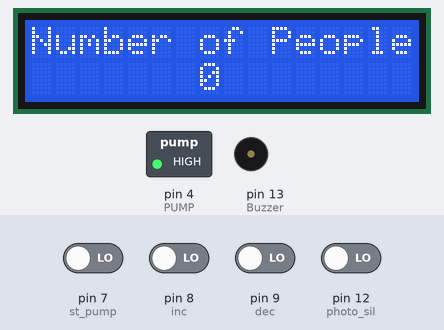
The sketch below on a simulated Arduino Uno, built with avr-gcc and run on an emulated ATmega328P. On the bench: 16×2 character LCD, switched loads named in the sketch (green lamp = pin HIGH), buzzer (waves = sounding, pin HIGH). The inputs (shaded band) are chosen by the test bench; at power-on: pin 7 (st_pump), pin 8 (inc), pin 9 (dec), pin 12 (photo_sil) LOW. What the sketch prints to the serial monitor is not drawn.

Above: at 8.3 s.
8.4 s: pin 9 (dec) driven HIGH
At 8.83 s:
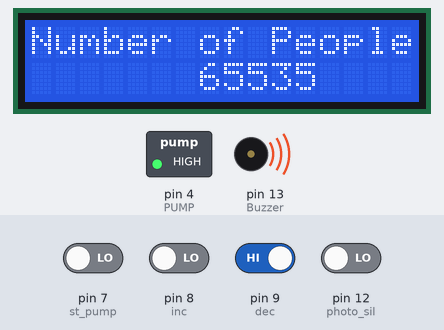
11.0 s: pin 7 (st_pump) driven HIGH
At 11.98 s:
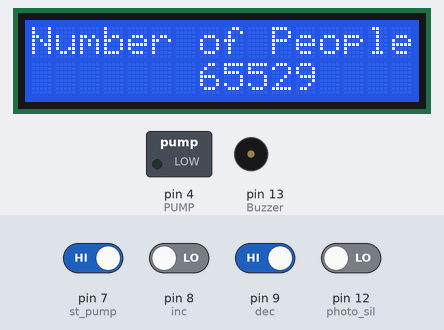
13.6 s: pin 12 (photo_sil) driven HIGH
At 14.6 s:
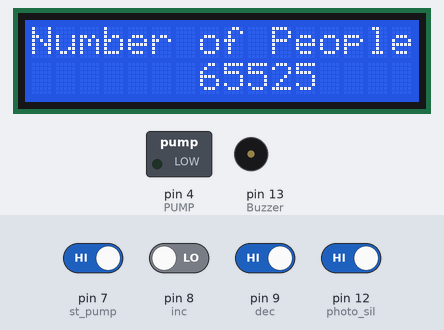
15.1 s: pin 12 (photo_sil) driven LOW
At 15.23 s:
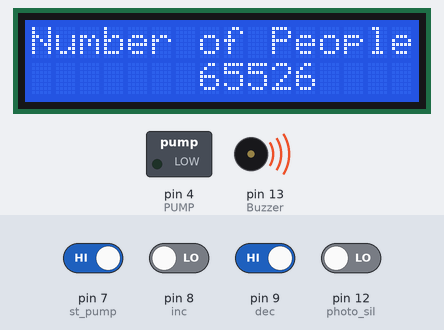
17.6 s: pin 7 (st_pump) driven LOW
At 19.27 s:
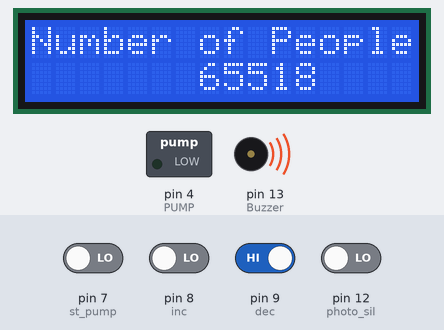
20.6 s: pin 9 (dec) driven LOW
At 21.8 s:
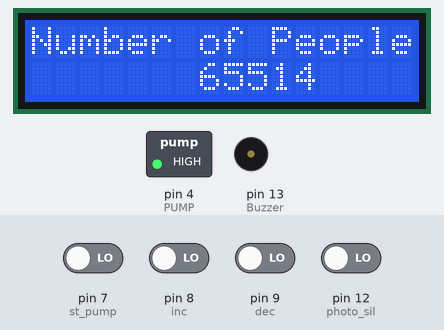
Timing chart, 0 to 23.1 s (numbered marks = the images above; inputs shaded):
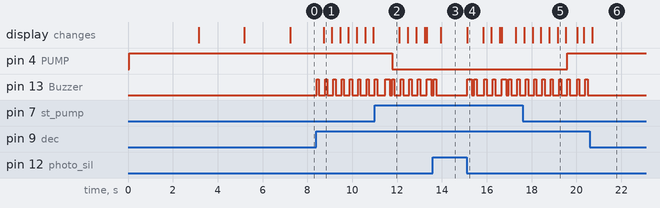

The sketch:

V5_.ino
```cpp
 #include <Wire.h>
#include <LiquidCrystal_I2C.h>
LiquidCrystal_I2C lcd(0x3F,16,2);
#define PUMP 4
#define st_pump 7
#define inc 8
#define dec 9
#define photo_sil 12
#define Buzzer 13

unsigned long time1;
int Timer_pump=0;                         //count_v1er
bool mask_autowork=false;               // Automatic Mode
bool mask_manualwork=false;             // Manual Mode
bool mask_pump=false;                     //Pump
void pump(bool st);                      //pump Fan
unsigned int count=0;                   //Timer_Counter
unsigned long time_counter;             //Counter
unsigned long time_pump=4;                //Valve1

void setup() {
  lcd.init();                     // initialize the lcd
  lcd.backlight();                // Turn On backlight LCD
  Serial.begin(9600); // Starts the serial communication
  pinMode(PUMP,OUTPUT);          // Pump
  pinMode(Buzzer,OUTPUT);        //Buzzer
  digitalWrite(PUMP,HIGH);       // Stop Pump
  pinMode(st_pump,INPUT);
  pinMode(inc,INPUT);
  pinMode(dec,INPUT);
  pinMode(photo_sil,INPUT);
            logo();
  lcd.clear();
  time_counter=millis();           //Counter
  time_pump=millis();                //Timer pump
  time1=millis();
}

void loop()
{
  lcdprob();
  lcd.setCursor(7,1);
    lcd.print(String (count));
    lcd.print("                 ");

  start();

 pump_fun();
/* if (mask_autowork=true)
  {
    pump_fun();
  }
 else
  {
    manual_operation_of_valves();
  }*/
  /*if(digitalRead(st_pump)==HIGH)
  {
    while(digitalRead(st_pump)==HIGH);
    counter();
    delay(10);
    digitalWrite(PUMP,LOW);             //Low=High                //Start
    delay(3000);
  }else
  digitalWrite(PUMP,HIGH);        //High=LOW                //Stop*/

  control_counter();

}
```

Control_Counter.ino
```cpp
void control_counter()
{
//increment
  if(digitalRead(inc)==HIGH)
  {
    delay(10);
    digitalWrite(Buzzer, HIGH);
    delay (100);
    digitalWrite(Buzzer, LOW);
    delay (100);
    count++;
    delay (100);
  }

//Decrement
  if(digitalRead(dec)==HIGH)
  {
    delay(10);
    digitalWrite(Buzzer, HIGH);
    delay (100);
    digitalWrite(Buzzer, LOW);
    delay (100);
    count--;
    delay (100);
  }
}
```

Counter.ino
```cpp
void counter()
{
  if(millis()-time_counter>=1500)
   {
    time_counter=millis();
          count++;
    lcd.setCursor(7,1);
    lcd.print(String (count));
    lcd.print("                 ");
         delay(10);
    digitalWrite(Buzzer, HIGH);
    delay (200);
    digitalWrite(Buzzer, LOW);
    delay (100);
   }
}
```

Logo.ino
```cpp
void logo()
{
  lcd.setCursor(0,0);
  lcd.print("    ELSEWEDY     ");
  lcd.setCursor(0,1);
  lcd.print("  TRANSFORMERS  ");
  lcd.print("                 ");
       delay (3000);
  lcd.clear();
  lcd.print(" Sterilization    ");
  lcd.setCursor(0,1);
  lcd.print("      Gate       ");
      delay(2000);
  lcd.clear();
  lcd.setCursor(0,0);
  lcd.print("       BY       ");
  lcd.setCursor(0,1);
  lcd.print(" Mahmoud Nasser  ");
       delay (2000);
   lcd.clear();
}
```

Pump_Fanc.ino
```cpp
void pump_fun()
{
  if(digitalRead(photo_sil)==HIGH||digitalRead(st_pump)==HIGH)
  {
    while(digitalRead(photo_sil)==HIGH);
      counter();
      Timer_pump=2;
      mask_pump=true;
      pump(true);
      Serial.println(Timer_pump);
       Serial.println("photo_sil");
      Serial.println(digitalRead(photo_sil));
    }
    if((unsigned long)millis()-time_pump>800&&mask_pump==true)
    {
      if(Timer_pump>0)
      {
        Timer_pump--;
      }
      else if(Timer_pump==0)
      {
        pump(false);
        mask_pump=false;

        //delay(2000);
      }
      time_pump=millis();
    }

}
  void pump(bool st)
  {
    if(st==true)
    {
      delay(10);
    digitalWrite(PUMP,LOW);
    }else
    {
    digitalWrite(PUMP,HIGH);
    }
  }
```

Start.ino
```cpp
void start()
{

  lcd.setCursor(0,0);
  lcd.print("Number of People");
  lcd.setCursor(7,1);
  lcd.print(count);
  lcd.print("                    ");
}
```

LCD_.ino
```cpp
void lcdprob()
{
  if(millis()-time1>=4000)
  {
      lcd.init();                      // initialize the lcd
      time1=millis();
  }
}
```

Measured:
- after the input at 8.4 s, pin 13 (Buzzer): alternates HIGH for 0.10 s and LOW for 0.27 s, starting at once; the display: changes after 0.32 s (image 1)
- after the input at 11.0 s, pin 4 (PUMP): HIGH → LOW after 0.77 s
- after the input at 13.6 s, pin 13 (Buzzer): goes on until 13.7 s, then stays LOW
- after the input at 15.1 s, pin 13 (Buzzer): LOW → HIGH at once, → LOW 0.20 s later, → HIGH 0.12 s later, → LOW 0.10 s later, … (14 changes in this stretch); the display: changes at once (image 4)
- after the input at 17.6 s, pin 4 (PUMP): LOW → HIGH after 2.0 s
- after the input at 20.6 s, pin 13 (Buzzer): stops changing and stays LOW
- what the display in image 4 shows lasts 0.8 s, from 15.1 s to 15.9 s
